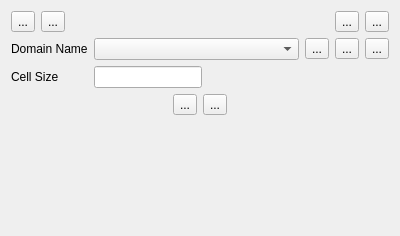
<?xml version="1.0" encoding="UTF-8"?>
<ui version="4.0">
 <class>Dialog</class>
 <widget class="QDialog" name="Dialog">
  <property name="geometry">
   <rect>
    <x>0</x>
    <y>0</y>
    <width>400</width>
    <height>236</height>
   </rect>
  </property>
  <property name="windowTitle">
   <string>Dialog</string>
  </property>
  <layout class="QGridLayout" name="gridLayout">
   <item row="0" column="0">
    <layout class="QGridLayout" name="gridLayout_2">
     <item row="2" column="3" colspan="3">
      <spacer name="horizontalSpacer_7">
       <property name="orientation">
        <enum>Qt::Horizontal</enum>
       </property>
       <property name="sizeHint" stdset="0">
        <size>
         <width>40</width>
         <height>20</height>
        </size>
       </property>
      </spacer>
     </item>
     <item row="1" column="5">
      <widget class="QToolButton" name="md_center_btn">
       <property name="text">
        <string>...</string>
       </property>
       <property name="icon">
        <iconset>
         <normaloff>../img/eye-svgrepo-com.svg</normaloff>../img/eye-svgrepo-com.svg</iconset>
       </property>
       <property name="checkable">
        <bool>true</bool>
       </property>
      </widget>
     </item>
     <item row="1" column="0">
      <widget class="QLabel" name="label_2">
       <property name="sizePolicy">
        <sizepolicy hsizetype="Maximum" vsizetype="Preferred">
         <horstretch>0</horstretch>
         <verstretch>0</verstretch>
        </sizepolicy>
       </property>
       <property name="text">
        <string>Domain Name</string>
       </property>
      </widget>
     </item>
     <item row="1" column="3">
      <widget class="QToolButton" name="change_md_name_btn">
       <property name="text">
        <string>...</string>
       </property>
       <property name="icon">
        <iconset>
         <normaloff>../img/change_name.svg</normaloff>../img/change_name.svg</iconset>
       </property>
      </widget>
     </item>
     <item row="0" column="0" colspan="6">
      <layout class="QHBoxLayout" name="horizontalLayout">
       <item>
        <widget class="QToolButton" name="create_md_polygon_btn">
         <property name="text">
          <string>...</string>
         </property>
         <property name="icon">
          <iconset>
           <normaloff>../img/mActionCapturePolygon.svg</normaloff>../img/mActionCapturePolygon.svg</iconset>
         </property>
         <property name="iconSize">
          <size>
           <width>24</width>
           <height>24</height>
          </size>
         </property>
        </widget>
       </item>
       <item>
        <widget class="QToolButton" name="rollback_md_btn">
         <property name="text">
          <string>...</string>
         </property>
         <property name="icon">
          <iconset>
           <normaloff>../img/mActionUndo.svg</normaloff>../img/mActionUndo.svg</iconset>
         </property>
         <property name="iconSize">
          <size>
           <width>24</width>
           <height>24</height>
          </size>
         </property>
        </widget>
       </item>
       <item>
        <spacer name="horizontalSpacer">
         <property name="orientation">
          <enum>Qt::Horizontal</enum>
         </property>
         <property name="sizeHint" stdset="0">
          <size>
           <width>40</width>
           <height>20</height>
          </size>
         </property>
        </spacer>
       </item>
       <item>
        <widget class="QToolButton" name="delete_md_schema_btn">
         <property name="text">
          <string>...</string>
         </property>
         <property name="icon">
          <iconset>
           <normaloff>../img/delete_schematize_md.svg</normaloff>../img/delete_schematize_md.svg</iconset>
         </property>
         <property name="iconSize">
          <size>
           <width>24</width>
           <height>24</height>
          </size>
         </property>
        </widget>
       </item>
       <item>
        <widget class="QToolButton" name="md_help_btn">
         <property name="text">
          <string>...</string>
         </property>
         <property name="icon">
          <iconset>
           <normaloff>../img/help.svg</normaloff>../img/help.svg</iconset>
         </property>
         <property name="iconSize">
          <size>
           <width>24</width>
           <height>24</height>
          </size>
         </property>
        </widget>
       </item>
      </layout>
     </item>
     <item row="2" column="1">
      <widget class="QLineEdit" name="cellsize_le">
       <property name="sizePolicy">
        <sizepolicy hsizetype="Expanding" vsizetype="Fixed">
         <horstretch>0</horstretch>
         <verstretch>0</verstretch>
        </sizepolicy>
       </property>
      </widget>
     </item>
     <item row="2" column="2">
      <spacer name="horizontalSpacer_8">
       <property name="orientation">
        <enum>Qt::Horizontal</enum>
       </property>
       <property name="sizeType">
        <enum>QSizePolicy::Expanding</enum>
       </property>
       <property name="sizeHint" stdset="0">
        <size>
         <width>40</width>
         <height>20</height>
        </size>
       </property>
      </spacer>
     </item>
     <item row="2" column="0">
      <widget class="QLabel" name="cellsize_lbl">
       <property name="text">
        <string>Cell Size</string>
       </property>
      </widget>
     </item>
     <item row="3" column="0" colspan="6">
      <layout class="QHBoxLayout" name="horizontalLayout_3">
       <item>
        <spacer name="horizontalSpacer_4">
         <property name="orientation">
          <enum>Qt::Horizontal</enum>
         </property>
         <property name="sizeHint" stdset="0">
          <size>
           <width>40</width>
           <height>20</height>
          </size>
         </property>
        </spacer>
       </item>
       <item>
        <widget class="QToolButton" name="create_connectivity_btn">
         <property name="text">
          <string>...</string>
         </property>
         <property name="icon">
          <iconset>
           <normaloff>../img/multidomains_connect.svg</normaloff>../img/multidomains_connect.svg</iconset>
         </property>
         <property name="iconSize">
          <size>
           <width>24</width>
           <height>24</height>
          </size>
         </property>
        </widget>
       </item>
       <item>
        <widget class="QToolButton" name="schematize_md_btn">
         <property name="text">
          <string>...</string>
         </property>
         <property name="icon">
          <iconset>
           <normaloff>../img/schematize_md.svg</normaloff>../img/schematize_md.svg</iconset>
         </property>
         <property name="iconSize">
          <size>
           <width>24</width>
           <height>24</height>
          </size>
         </property>
        </widget>
       </item>
       <item>
        <spacer name="horizontalSpacer_3">
         <property name="orientation">
          <enum>Qt::Horizontal</enum>
         </property>
         <property name="sizeHint" stdset="0">
          <size>
           <width>40</width>
           <height>20</height>
          </size>
         </property>
        </spacer>
       </item>
      </layout>
     </item>
     <item row="1" column="1" colspan="2">
      <widget class="QComboBox" name="md_name_cbo"/>
     </item>
     <item row="1" column="4">
      <widget class="QToolButton" name="delete_md_btn">
       <property name="text">
        <string>...</string>
       </property>
       <property name="icon">
        <iconset>
         <normaloff>../img/mActionDeleteSelected.svg</normaloff>../img/mActionDeleteSelected.svg</iconset>
       </property>
      </widget>
     </item>
    </layout>
   </item>
   <item row="1" column="0">
    <spacer name="verticalSpacer">
     <property name="orientation">
      <enum>Qt::Vertical</enum>
     </property>
     <property name="sizeHint" stdset="0">
      <size>
       <width>20</width>
       <height>40</height>
      </size>
     </property>
    </spacer>
   </item>
  </layout>
 </widget>
 <resources/>
 <connections/>
</ui>
